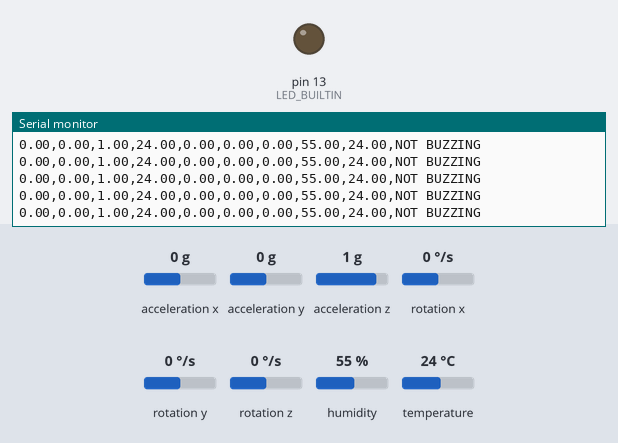
Bench run of a sketch on a simulated Arduino Uno, built with avr-gcc and run on an emulated ATmega328P. On the bench: output pins drawn as LEDs (lit = HIGH), the last lines printed to the serial monitor. Wiring (inferred from the names in the program): MPU-6050 motion sensor at I2C address 0x68. The test bench sets the inputs (shaded band); at power-on: rotation y 0 °/s, acceleration x 0 g, acceleration y 0 g, acceleration z 1 g, rotation x 0 °/s, rotation z 0 °/s, humidity 55 %, temperature 24 °C.

Above: at 1.8 s.
1.9 s: rotation y set to -19 °/s
At 2.73 s:
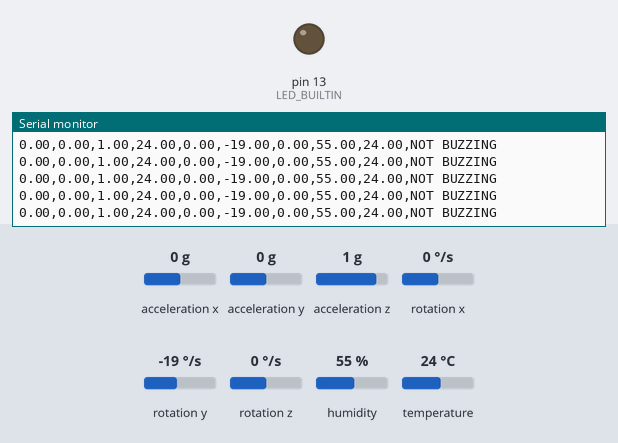
3.4 s: rotation y set to -24 °/s
At 3.58 s:
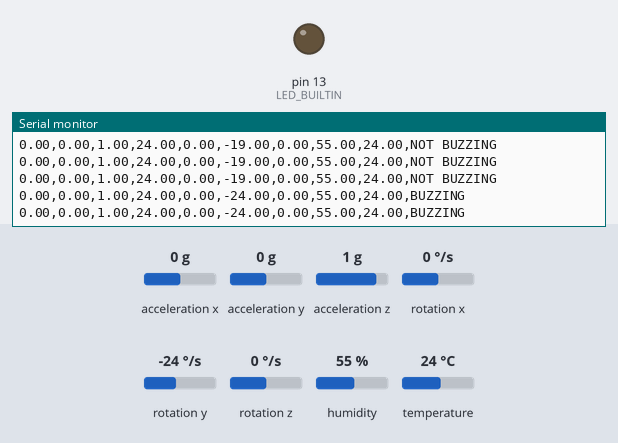

Measured:
- the behaviour switches between -20 and -21 °/s on rotation y (found by bisection; images 1 and 2)
- after the input at 1.9 s, the serial monitor: prints a new line after 0.08 s (image 1)
- after the input at 3.4 s, the serial monitor: prints a new line after 0.07 s (image 2)

The sketch:

Firmware.ino
```cpp
#include <Wire.h>
#include <DHT.h>

// MPU6050 Configuration
double accx, accy, accz, gyrox, gyroy, gyroz, temp;
const int Mpu = 0x68;

// DHT Sensor Configuration
#define BUZZER 12
#define DHTPIN 13
#define DHTTYPE DHT11 // Change to DHT22 if you are using a DHT22 sensor
DHT dht(DHTPIN, DHTTYPE);

void setup() {
  pinMode(LED_BUILTIN, OUTPUT);

  // Initialize I2C for MPU6050
  Wire.begin();
  Wire.setClock(400000);
  delay(100);

  // Turn MPU on
  Wire.beginTransmission(Mpu);
  Wire.write(0x6B);
  Wire.write(0);
  Wire.endTransmission();
  delay(100);

  // Configure Gyro
  Wire.beginTransmission(Mpu);
  Wire.write(0x1B);
  Wire.write(0x00);
  Wire.endTransmission();
  delay(100);

  // Configure Accelerometer
  Wire.beginTransmission(Mpu);
  Wire.write(0x1C);
  Wire.write(0x00);
  Wire.endTransmission();
  delay(100);

  // Initialize DHT Sensor
  dht.begin();
  delay(100);

  // Initialize Serial
  Serial.begin(115200);
  delay(100);
}

void loop() {
  readIMU();
  printDataCSV();
  delay(100);
}

// Reads Data from IMU
void readIMU() {
  Wire.beginTransmission(Mpu);
  Wire.write(0x3B);
  Wire.endTransmission();
  Wire.requestFrom(Mpu, 14);

  accx = (int16_t)(Wire.read() << 8 | Wire.read()) / 16384.00; // g
  accy = (int16_t)(Wire.read() << 8 | Wire.read()) / 16384.00; // g
  accz = (int16_t)(Wire.read() << 8 | Wire.read()) / 16384.00; // g
  temp = (int16_t)(Wire.read() << 8 | Wire.read()) / 340.00 + 36.53; // Celsius (MPU Internal)
  gyrox = (int16_t)(Wire.read() << 8 | Wire.read()) / 131.00; // Dps
  gyroy = (int16_t)(Wire.read() << 8 | Wire.read()) / 131.00; // Dps
  gyroz = (int16_t)(Wire.read() << 8 | Wire.read()) / 131.00; // Dps
}

// Prints a concise CSV list of the data stream
// OUTPUT SCHEMA:
// accx, accy, accz, mpu_temp, gyrox, gyroy, gyroz, dht_humidity, dht_temp
void printDataCSV() {
  // Read DHT sensor data
  float humidity = dht.readHumidity();
  float dhtTemp = dht.readTemperature(); // Celsius

  // Print MPU6050 Data
  Serial.print(accx);    Serial.print(",");
  Serial.print(accy);    Serial.print(",");
  Serial.print(accz);    Serial.print(",");
  Serial.print(temp);    Serial.print(",");
  Serial.print(gyrox);   Serial.print(",");
  Serial.print(gyroy);   Serial.print(",");
  Serial.print(gyroz);   Serial.print(",");

  // Print DHT Data (Checks if reading failed to avoid printing "nan")
  if (isnan(humidity)) {
    Serial.print("0.00");
  } else {
    Serial.print(humidity);
  }
  Serial.print(",");

  if (isnan(dhtTemp)) {
    Serial.print("0.01");
  } else {
    Serial.print(dhtTemp);
  }

  Serial.print(",");

  if (gyroy > 20 || gyroy < -20) {
    digitalWrite(BUZZER, HIGH);

    Serial.print("BUZZING");
  } else {
    digitalWrite(BUZZER, LOW);

    Serial.print("NOT BUZZING");
  }

  // Newline to finish the CSV row
  Serial.println();
}
```
